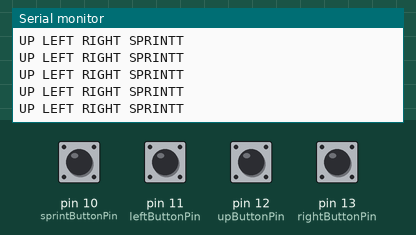
Bench run of a sketch on a simulated Arduino Uno, built with avr-gcc and run on an emulated ATmega328P. On the bench: the last lines printed to the serial monitor. The inputs (shaded band) are chosen by the test bench; at power-on: pin 10 (sprintButtonPin), pin 11 (leftButtonPin), pin 12 (upButtonPin), pin 13 (rightButtonPin) HIGH.

Above: at 1.2 s.
1.3 s: pin 10 (sprintButtonPin) pulled LOW for 0.15 s
At 1.33 s:
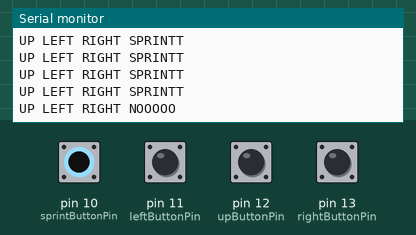
4.4 s: pin 11 (leftButtonPin) pulled LOW for 0.15 s
At 4.46 s:
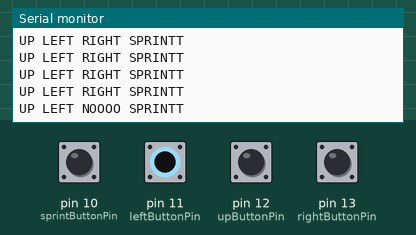
6.0 s: pin 12 (upButtonPin) pulled LOW for 0.15 s
At 6.02 s:
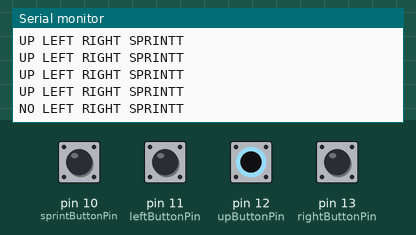
9.1 s: pin 13 (rightButtonPin) pulled LOW for 0.15 s
At 9.15 s:
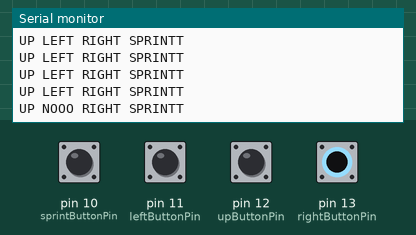
10.7 s: pin 10 (sprintButtonPin) driven LOW and pin 11 (leftButtonPin) driven LOW
At 10.76 s:
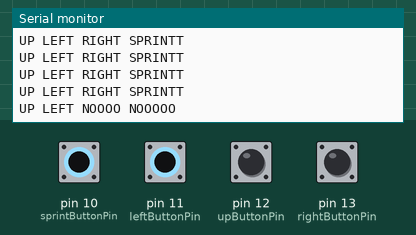
12.6 s: pin 12 (upButtonPin) pulled LOW for 1 s
At 12.63 s:
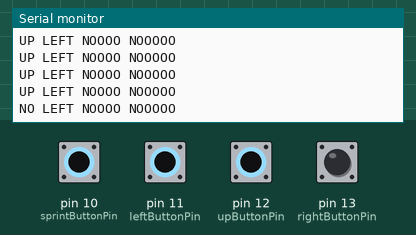

Measured:
- after the input at 1.3 s, the serial monitor: prints a new line at once (image 1)
- after the input at 4.4 s, the serial monitor: prints a new line at once (image 2)
- after the input at 6.0 s, the serial monitor: prints a new line at once (image 3)
- after the input at 9.1 s, the serial monitor: prints a new line at once (image 4)
- after the input at 10.7 s, the serial monitor: prints a new line after 0.05 s (image 5)
- after the input at 12.6 s, the serial monitor: prints a new line at once (image 6)

The sketch:

arduino_controller.ino
```cpp
int upButtonPin = 12;
int buttonState = 0;

int rightButtonPin=13;
int buttonStateRight = 0;

int leftButtonPin=11;
int buttonStateLeft = 0;

int sprintButtonPin=10;
int buttonStateSprint = 0;

String btn1;
String btn2;
String btn3;
String btn4;

void setup() {
  // initialize the LED pin as an output:
  // initialize the pushbutton pin as an input:
  pinMode(upButtonPin, INPUT_PULLUP);
  pinMode(rightButtonPin, INPUT_PULLUP);
  pinMode(leftButtonPin,INPUT_PULLUP);
  pinMode(sprintButtonPin, INPUT_PULLUP);
  Serial.begin(9600);
}

void loop() {
  // read the state of the pushbutton value:
  buttonState = digitalRead(upButtonPin);
  buttonStateRight = digitalRead(rightButtonPin);
  buttonStateLeft = digitalRead(leftButtonPin);
  buttonStateSprint = digitalRead(sprintButtonPin);
  if(buttonState == 0) {
//    Serial.println("UP");
      btn1 = "NO";
  } else {
      btn1 = "UP";
  }
  if(buttonStateRight == 0) {
//    Serial.println("LEFT");
    btn2 = "NOOO";
  } else {
    btn2 = "LEFT";
  }
  if(buttonStateLeft == 0) {
    //Serial.println("RIGHT");
    btn3 = "NOOOO";
  } else {
    btn3 = "RIGHT";
  }
  if(buttonStateSprint == 0) {
    btn4 = "NOOOOO";
  } else {
    btn4 = "SPRINTT";
  }
  Serial.println(btn1 + " " + btn2 + " " + btn3 + " " + btn4);
  delay(50);


}
```
